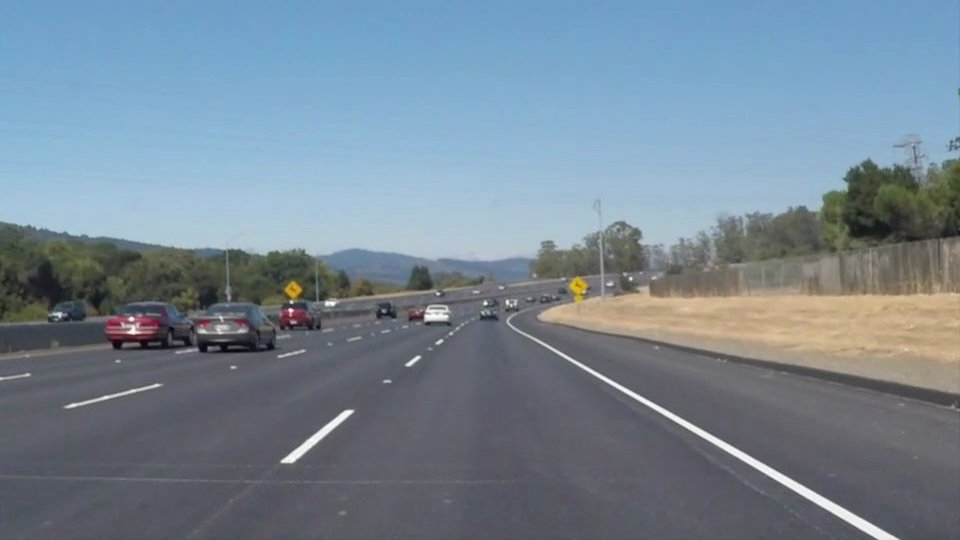
#> input picture 1-finding-lanes/test_images/solidWhiteCurve.jpg, 960 x 540 px, given in place of calibration1.jpg, which was not available
$ jupyter execute --allow-errors code2.ipynb   (older library calls are emulated)
#> lines starting #> are read from the running program, lines starting #| are printed output that depends on the picture; pictures that were not available may be replaced by others from this repository, and a replacement may not be noted
[cell 1]
import numpy as np
import os
import cv2
import glob
import matplotlib.pyplot as plt
import matplotlib.image as mpimg

[cell 2]
nx = 9
ny = 6
objectpoints = []
imagepoints = []

#Generate object points like (0,0,0), (1,0,0), (2,0,0) ...
objp = np.zeros((nx*ny,3), np.float32)
objp[:,:2] = np.mgrid[0:nx,0:ny].T.reshape(-1,2)

# Search for chessboard corners
for fname in glob.glob("camera_cal/calibration*.jpg"):
    img = cv2.imread(fname)
    # Convert to grayscale
    gray = cv2.cvtColor(img, cv2.COLOR_BGR2GRAY)
    # Convert to grayscale
    ret, corners = cv2.findChessboardCorners(gray, (nx, ny), None)
    # Draw and display the corners
    if ret is True:
        imagepoints.append(corners)
        objectpoints.append(objp)
        cv2.drawChessboardCorners(img, (nx, ny), corners, ret)
        f, (ax1, ax2) = plt.subplots(1, 2, figsize=(8,4))
        ax1.imshow(cv2.cvtColor(mpimg.imread(fname), cv2.COLOR_BGR2RGB))
        ax1.set_title('Original image', fontsize=18)
        ax2.imshow(cv2.cvtColor(img, cv2.COLOR_BGR2RGB))
        ax2.set_title('Image with corners', fontsize=18)
        plt.show()

[cell 3]
# Undistort plot on an example image
img = cv2.imread(os.path.join('camera_cal', 'calibration1.jpg'))
#> img is the input picture: shape (540, 960, 3); mean B, G, R 148.1, 134.5, 118.5
# Camera calibration, given object points, image points, and the shape of the grayscale image:
#> (the rest of this cell did not finish here and is left out)

[cell 4]
#  An example of a distortion corrected image
img = cv2.imread(os.path.join('test_images', 'test1.jpg'))
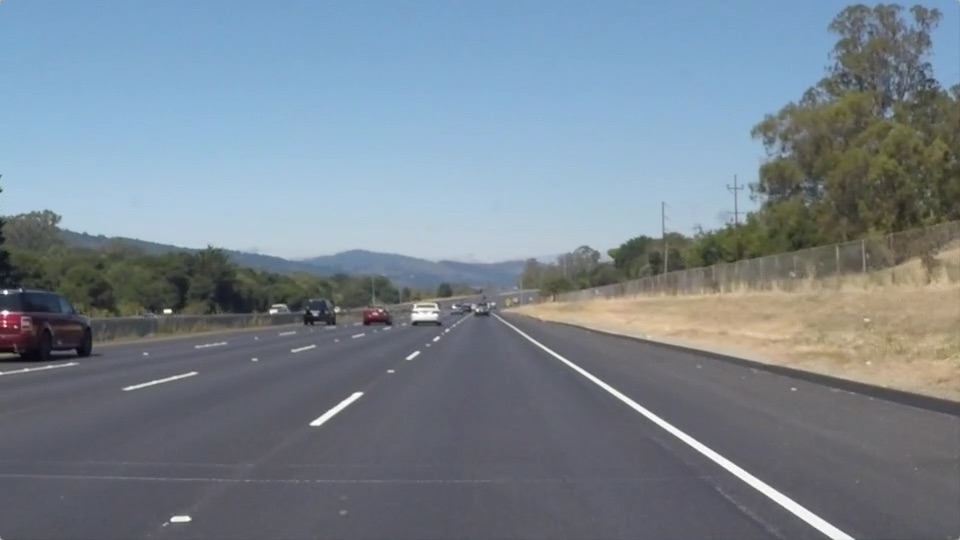
#> input picture 1-finding-lanes/test_images/solidWhiteRight.jpg, 960 x 540 px, given in place of test1.jpg, which was not available
#> img is the input picture: shape (540, 960, 3); mean B, G, R 143.7, 132.6, 120.3
#> (the rest of this cell did not finish here and is left out)

[cell 5]
# Convert to HLS color space and separate the S channel
# Note: img is the undistorted image
hls = cv2.cvtColor(img, cv2.COLOR_RGB2HLS)
#> hls: shape (540, 960, 3); mean of channels 0, 1, 2 47.1, 132.1, 55.2
s_channel = hls[:,:,2]
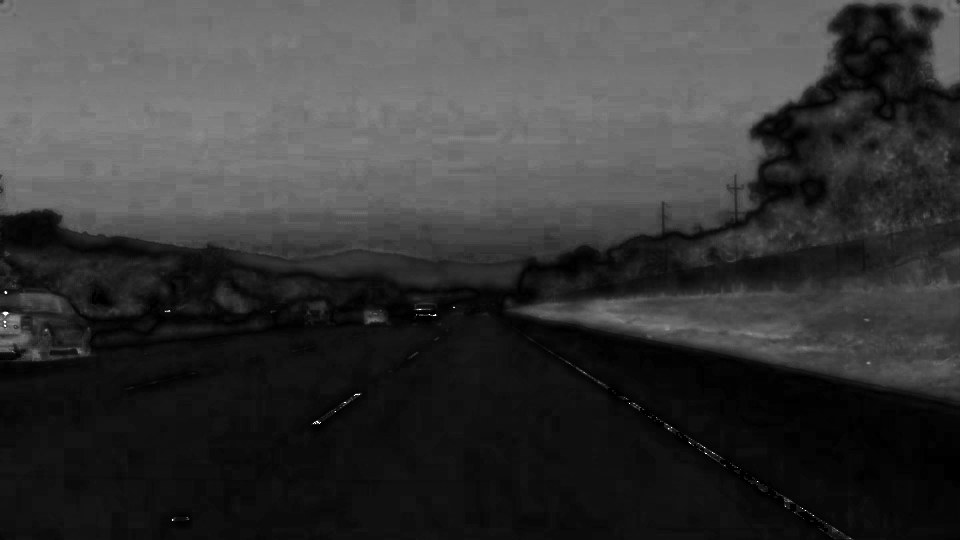
#> s_channel: shape (540, 960); min 0, max 255, mean 55.2

# Grayscale image
# NOTE: we already saw that standard grayscaling lost color information for the lane lines
# Explore gradients in other colors spaces / color channels to see what might work better
gray = cv2.cvtColor(img, cv2.COLOR_RGB2GRAY)
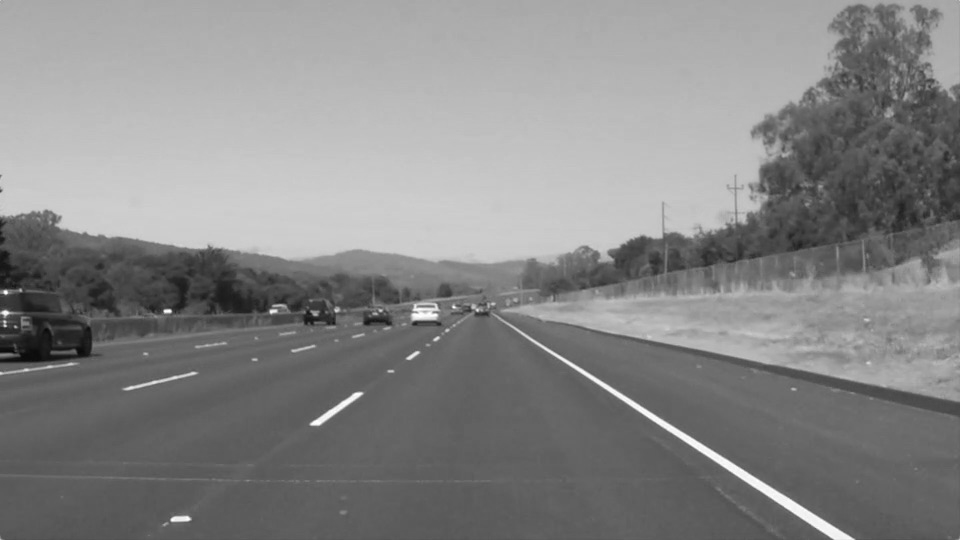
#> gray: shape (540, 960); min 6, max 255, mean 134.5

# Sobel x
sobelx = cv2.Sobel(gray, cv2.CV_64F, 1, 0) # Take the derivative in x
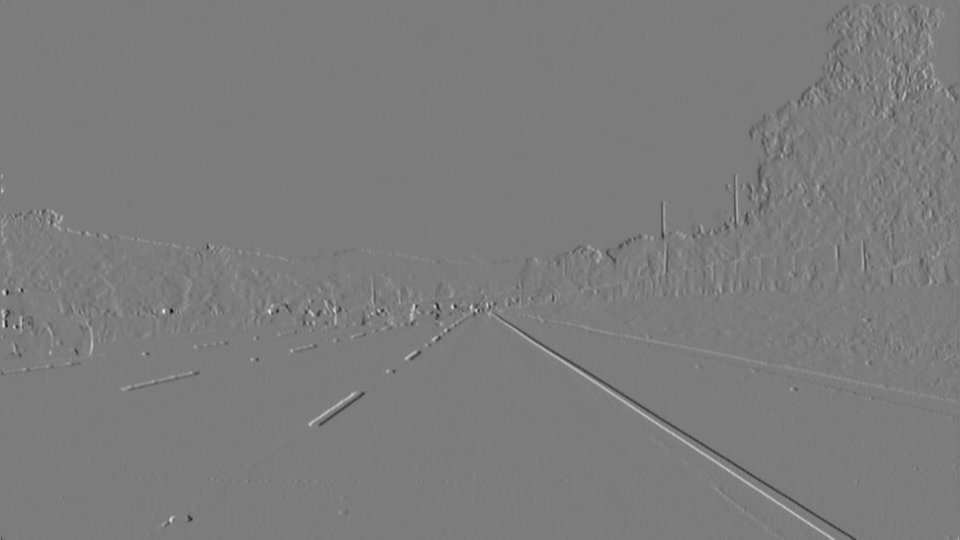
#> sobelx: shape (540, 960) float64; min -569, max 593, mean 0; drawn with min black and max white
abs_sobelx = np.absolute(sobelx) # Absolute x derivative to accentuate lines away from horizontal
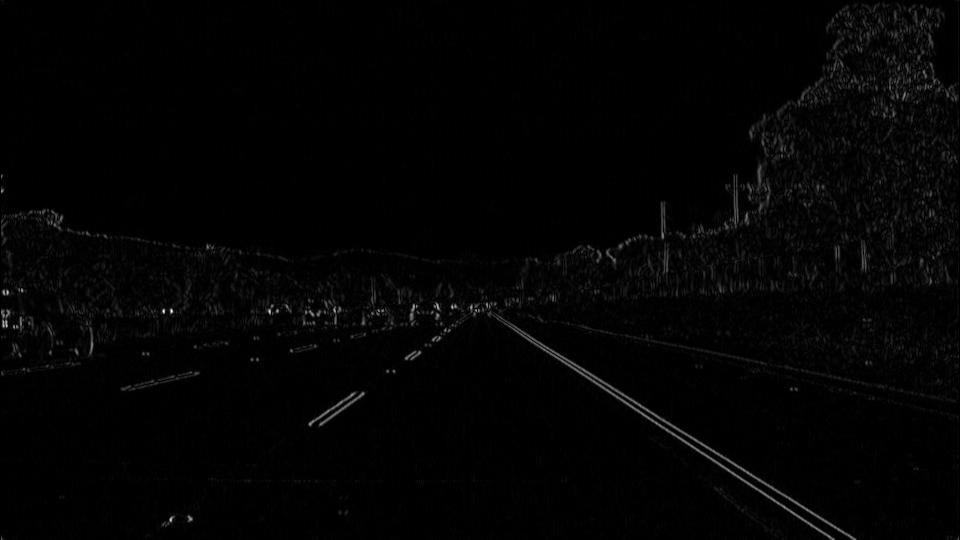
#> abs_sobelx: shape (540, 960) float64; min 0, max 593, mean 9; drawn with min black and max white
scaled_sobel = np.uint8(255*abs_sobelx/np.max(abs_sobelx))

# Threshold x gradient
thresh_min = 20
thresh_max = 100
sxbinary = np.zeros_like(scaled_sobel)
sxbinary[(scaled_sobel >= thresh_min) & (scaled_sobel <= thresh_max)] = 1

# Threshold color channel
s_thresh_min = 170
s_thresh_max = 255
s_binary = np.zeros_like(s_channel)
s_binary[(s_channel >= s_thresh_min) & (s_channel <= s_thresh_max)] = 1

# Stack each channel to view their individual contributions in green and blue respectively
# This returns a stack of the two binary images, whose components you can see as different colors
color_binary = np.dstack(( np.zeros_like(sxbinary), sxbinary, s_binary))

# Combine the two binary thresholds
combined_binary = np.zeros_like(sxbinary)
combined_binary[(s_binary == 1) | (sxbinary == 1)] = 1

# Plotting thresholded images
plt.imshow(combined_binary, cmap='gray')
plt.show()
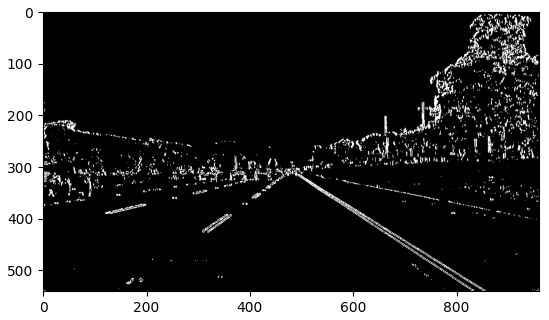
#> figure drawn by matplotlib, 1 panel
